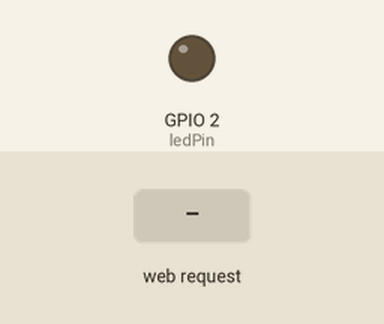
This sketch was run on a simulated ESP8266 (NodeMCU). On the bench: output pins drawn as LEDs (lit = HIGH). Dashed ring = blinking. The inputs (shaded band) are chosen by the test bench. WiFi joins after 1.5 s; servers stay silent unless stated; what the sketch prints to the serial monitor is not drawn.

Above: at 2.7 s.
2.8 s: HTTP request GET /LED=BLINK received
At 2.9 s:
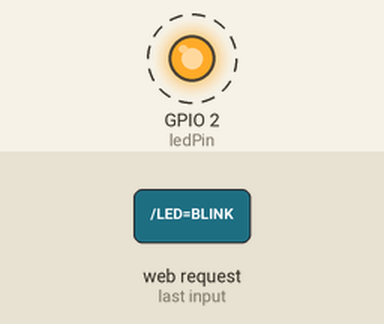
8.3 s: HTTP request GET /LED=ON received
At 8.7 s:
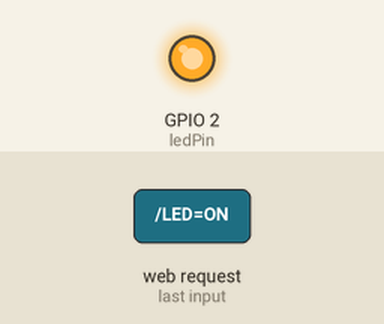
Timing chart, 0 to 11.3 s (numbered marks = the images above; inputs shaded):
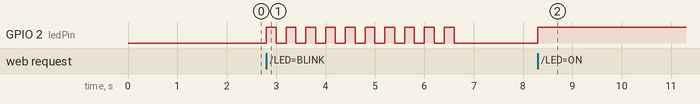

The sketch:

Matriz_Project.ino
```cpp
#include <ESP8266WiFi.h>

// Información de nuestro WIFI
const char *ssid = "RED_3";
const char *password = "ABCD56789";

// Datos para una IP estática
IPAddress ip(192, 168, 1, 24);     // IP de servidor
IPAddress gateway(192, 168, 1, 1); // Puerta de enlace
IPAddress subnet(255, 255, 255, 0);

// Definimos el pin donde está conectado el led
int ledPin = 2;

// Puerto 80 TCP, este puerto se usa para la navegación web http
WiFiServer server(80);

void setup() {
  Serial.begin(115200); // Iniciamos comunicación serial
  delay(10);

  pinMode(ledPin, OUTPUT);  // Pin del Led como salida
  digitalWrite(ledPin, LOW);  // Ponemos la salida de led en bajo

  // Conectándose al Wifi
  Serial.println();
  Serial.println();
  Serial.print("Conectándose a ");
  Serial.println(ssid);

  WiFi.mode(WIFI_STA); // Wifi en modo estación
  WiFi.config(ip, gateway, subnet); // Configuramos la IP estática
  WiFi.begin(ssid, password); // Iniciamos conexión con el nombre y la contraseña del wifi que indicamos

  // Mientras se conecta se imprimirán puntos
  while (WiFi.status() != WL_CONNECTED) {
    delay(500);
    Serial.print(".");
  }

  // Cuando se conecte lo imprimimos
  Serial.println("");
  Serial.println("WiFi Conectado");

  // Iniciamos el esp como servidor web
  server.begin();
  Serial.println("Servidor iniciado");

  // Imprimimos la dirección IP
  Serial.print("Usa esta URL para comunicar al ESP: ");
  Serial.print("http://");
  Serial.print(WiFi.localIP());
  Serial.println("/");
}

void loop() {
  // El servidor siempre estará esperando a que se conecte un cliente
  WiFiClient client = server.available();
  if (!client) {
    return;
  }

  Serial.println("Nuevo cliente"); // Cuando un cliente se conecte vamos a imprimir que se conectó
  while (!client.available()) {  // Esperamos a que el cliente mande una solicitud
    delay(1);
  }

  // Leemos la primera línea de la solicitud y la guardamos en la variable string request
  String request = client.readStringUntil('\r');
  Serial.println(request); // Imprimimos la solicitud
  client.flush(); // Descartamos los datos que se han escrito en el cliente y no se han leído

  // Relacionamos la solicitud
  if (request.indexOf("/LED=OFF") != -1) {
    digitalWrite(ledPin, LOW);
  }
  if (request.indexOf("/LED=ON") != -1) {
    digitalWrite(ledPin, HIGH);
  }

  if (request.indexOf("/LED=BLINK") != -1) {
    for (int i = 0; i < 10; i++) {
      digitalWrite(ledPin, HIGH);
      delay(200);
      digitalWrite(ledPin, LOW);
      delay(200);
    }
  }

  // Respuesta del servidor web
  if (request.indexOf("/enviarTexto") != -1) {
      int startIndex = request.indexOf("texto=") + 6;
        int endIndex = request.indexOf(" HTTP");
      String texto = request.substring(startIndex, endIndex);
      Serial.println("Texto recibido: " + texto);

      // Imprimir solo la palabra
      Serial.println("Palabra recibida: " + texto);
  }

  client.println("HTTP/1.1 200 OK"); // La respuesta empieza con una línea de estado
  client.println("Content-Type: text/html"); // Empieza el cuerpo de la respuesta indicando que el contenido será un documento HTML
  client.println(""); // Ponemos un espacio
  client.println("<!DOCTYPE HTML>"); // Indicamos el inicio del Documento HTML
  client.println("<html lang=\"en\">");
  client.println("<head>");
  client.println("<meta charset=\"UTF-8\">");
  client.println("<meta name=\"viewport\" content=\"width=device-width, initial-scale=1.0\">"); // Para que se adapte en móviles
  client.println("<title>ARC-MATRIZ LED</title>");
  client.println("</head>");
  client.println("<body>");
  client.println("<br><br>");

  client.println("<h1 style=\"text-align: center;\">Servidor Web ESP8266</h1>");

  client.println("<p style=\"text-align: center;\">");
  client.println("Click <a href=\"/LED=ON\">Aqui</a> para encender LED en el pin 2 ON<br>"); // Oración que contiene un hipervínculo
  client.println("Click <a href=\"/LED=OFF\">Aqui</a> para apagar el led en el pin 2 OFF<br>");
  client.println("Click <a href=\"/LED=BLINK\">Aqui</a> para parpadear el led en el pin 2<br> <br>");
  client.println("<input type='text' id='textoInput' placeholder='Escribe tu texto aquí' class='input-caja-texto'>");
  client.println("<br><br>");
  client.println("<button class='botonUno' id='boton-enviar' onclick='enviarTexto()'>Enviar texto</button>");
  client.println("<button onclick=location.href=\"/LED=ON\"> Conectar LED</button> <br> <br>"); // Botón sencillo que contiene hipervínculo
  client.println("<button onclick=location.href=\"/LED=OFF\" >Desconectar LED </button> <br> <br>");
  client.println("<button onclick=location.href=\"/LED=BLINK\">Parpadear LED </button> <br> <br>");
  client.println("<script>");
  client.println("function enviarTexto() {");
  client.println("var texto = document.getElementById('textoInput').value;");
  client.println("fetch('/enviarTexto?texto=' + encodeURIComponent(texto))");
  client.println(".then(response => {");
  client.println("if (!response.ok) {");
  client.println("throw new Error('Error al enviar el texto');}");
  client.println("return response.text(); })");
  client.println(".then(data => {");
  client.println("console.log('Texto enviado con éxito:', data);})");
  client.println(".catch(error => {");
  client.println("console.error('Error:', error)});}");
  client.println("</script>");
  client.println("</p>");
  client.println("</body>");
  client.println("</html>"); // Terminamos el HTML

  delay(1);
  Serial.println("Cliente desconectado"); // Imprimimos que terminó el proceso con el cliente desconectado
  Serial.println("");
}
```

Measured:
- after the input at 2.8 s, GPIO 2 (ledPin): alternates HIGH for 0.20 s and LOW for 0.20 s, 20 changes in all, then stays LOW, starting at once
- after the input at 8.3 s, GPIO 2 (ledPin): LOW → HIGH at once
